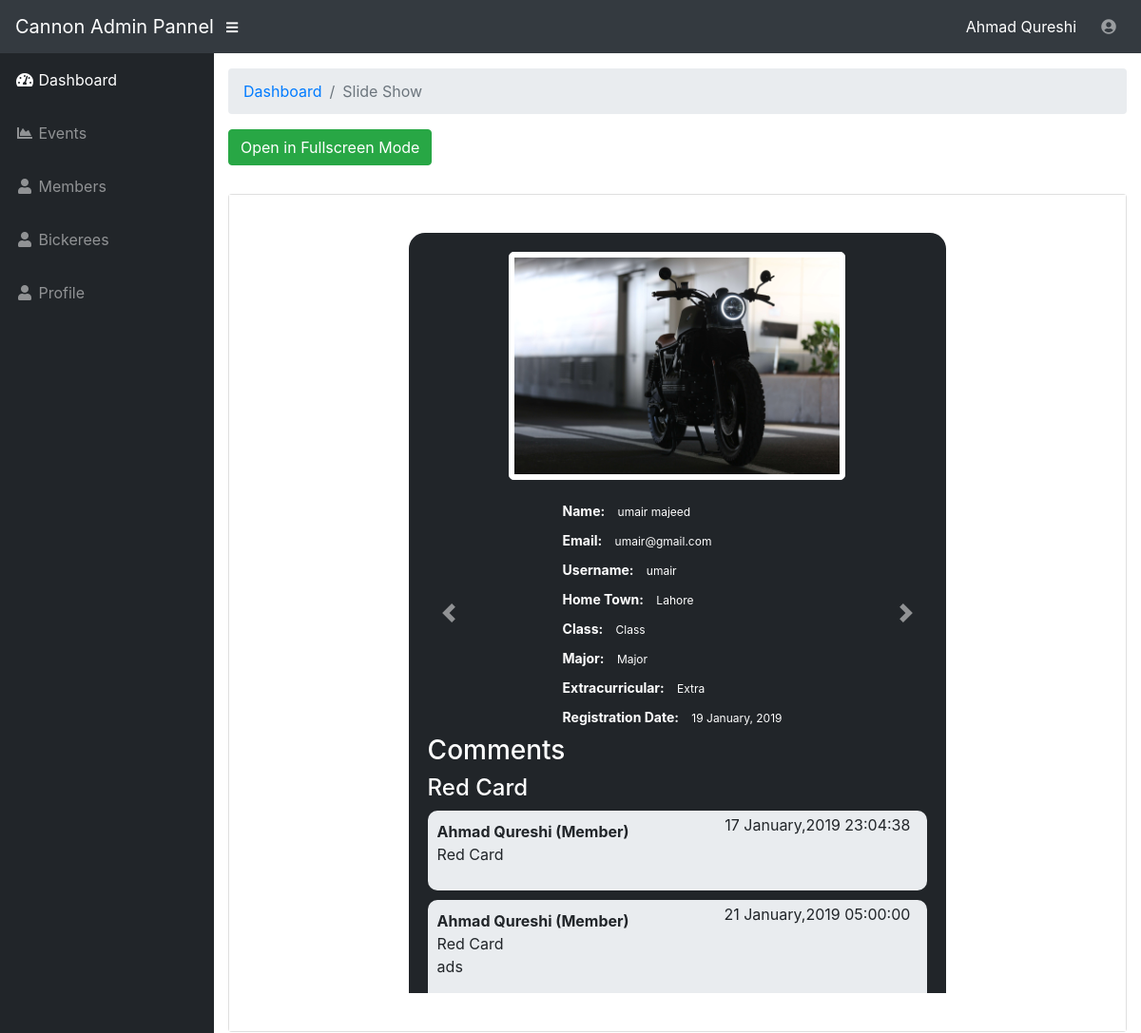
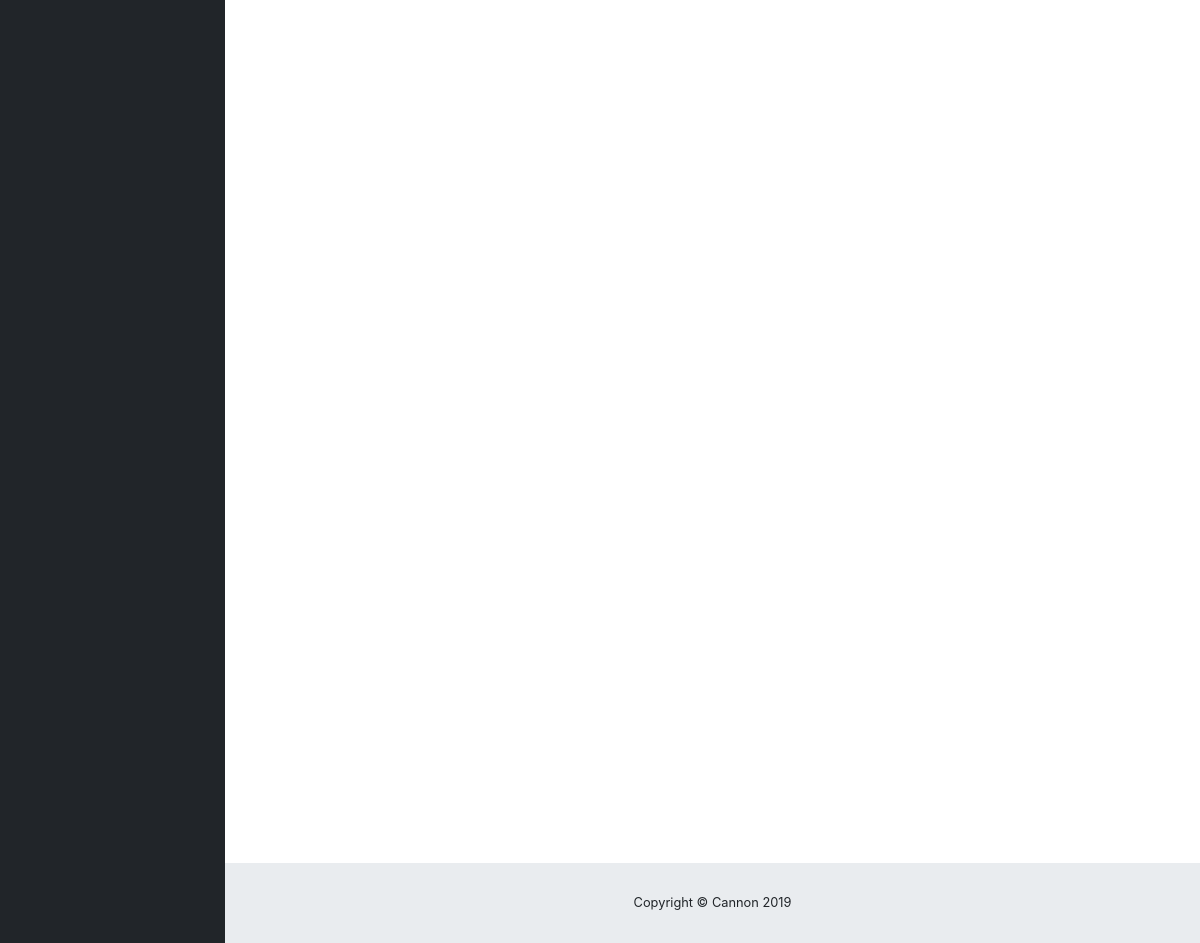
The page /slideshow.php (signed in) on the database its author committed (2 pictures, top to bottom).
### tables this page shows
CREATE TABLE `users` (
  `id` int(11) NOT NULL,
  `f_name` varchar(255) NOT NULL,
  `l_name` varchar(255) NOT NULL,
  `email` varchar(255) NOT NULL,
  `username` varchar(255) NOT NULL,
  `password` varchar(255) NOT NULL,
  `hometown` varchar(255) NOT NULL,
  `user_pic` varchar(255) NOT NULL,
  `bick_class` varchar(255) NOT NULL,
  `major` varchar(255) NOT NULL,
  `extracurricular` varchar(255) NOT NULL,
  `status` int(11) NOT NULL COMMENT '1=active, 0=not active',
  `account_type` int(11) NOT NULL COMMENT '1=admin, 2=member, 3=bikerrer',
  `entery_date` date NOT NULL
);

CREATE TABLE `comments` (
  `id` int(11) NOT NULL,
  `user_id` int(11) NOT NULL,
  `bickree_id` int(11) NOT NULL,
  `comment_type` int(11) NOT NULL COMMENT '1=red card, 2=green card ,3=crane card, 4=last word',
  `detail` varchar(255) NOT NULL,
  `entery_date` timestamp NOT NULL DEFAULT CURRENT_TIMESTAMP ON UPDATE CURRENT_TIMESTAMP
);

### slideshow.php (the view, shortened to what this page needs)
<?php include 'include/config.php';
if(isset($_SESSION['admin']) && $_SESSION['admin'] !='')
{
?>
<?php include 'include/header.php';?>
        <div class="container-fluid">
          <ol class="breadcrumb">
            <li class="breadcrumb-item">
              <a href="dashboard.php">Dashboard</a>
            </li>
            <li class="breadcrumb-item active">Slide Show</li>
          </ol>
          <button onclick="openFullscreen();" class="btn btn-success" style="margin-bottom: 30px;">Open in Fullscreen Mode</button>
          <div class="card mb-3">
            <div class="card-body" id="myvideo">
              <div id="carouselExampleControls" class="carousel slide" data-ride="carousel" data-interval="false">
                <div class="carousel-inner">
                  <?php
                  $counter = 0;
                  $get_image=$goodideas->query("SELECT CONCAT(f_name, ' ',  l_name) as complete_name,user_pic, email, username, hometown, bick_class, major, extracurricular, entery_date,id FROM users  where account_type=3");
                  if($get_image->num_rows > 0)
                  {
                    while($get_image_row = $get_image->fetch_array())
                    {
                      if($counter == 0)
                      {?>
                          <div class="carousel-item active">
                            <img class="d-block b_profile_image" src="uploads/<?php echo $get_image_row['user_pic'];?>" alt="First slide">
                            <div class="content_container">
                              <p class="container_each_paragraph">
                                <label class="container_each_span"><span>Name:</span> <?php echo $get_image_row['complete_name'];?></label>
                              </p>
                              <p class="container_each_paragraph">
                                <label class="container_each_span"><span>Email:</span> <?php echo $get_image_row['email'];?></label>
                              </p>
                              <p class="container_each_paragraph">
                                <label class="container_each_span"><span>Username:</span> <?php echo $get_image_row['username'];?></label>
                              </p>
                              <p class="container_each_paragraph">
                                <label class="container_each_span"><span>Home Town:</span> <?php echo $get_image_row['hometown'];?></label>
                              </p>
                              <p class="container_each_paragraph">
                                <label class="container_each_span"><span>Class:</span> <?php echo $get_image_row['bick_class'];?></label>
                              </p>
                              <p class="container_each_paragraph">
                                <label class="container_each_span"><span>Major:</span> <?php echo $get_image_row['major'];?></label>
                              </p>
                              <p class="container_each_paragraph">
                                <label class="container_each_span"><span>Extracurricular:</span> <?php echo $get_image_row['extracurricular'];?></label>
                              </p>
                              <p class="container_each_paragraph">
                                <label class="container_each_span"><span>Registration Date:</span> <?php echo date("d F, Y", strtotime($get_image_row['entery_date']));?></label>
                              </p>
                            </div>
                                <div class="event_comments2">
                                  <h3 style="color: white;">Comments</h3>
                                  <?php
                                  $red=0;
                                  $get_com=$goodideas->query("SELECT * FROM comments where bickree_id='".$get_image_row['id']."' ORDER by comment_type asc ");
                                  if($get_com->num_rows > 0)
                                  {
                                    while($get_com_row=$get_com->fetch_array())
                                    {
                                      if($get_com_row['comment_type']!=$red && $get_com_row['comment_type']==1)
                                      {
                                        echo "<h4 style='color: white;'>Red Card</h4>";
                                      }
                                      $red=$get_com_row['comment_type'];
                                    ?>
                                      <div class="col-sm-12 coment_box">
                                        <div class="coment_name">
                                          <span>
                                          <?php
                                          $get_name=$goodideas->query("SELECT * FROM users where id='".$get_com_row['user_id']."' ");
                                          if($get_name->num_rows > 0)
                                          {
                                            $get_name_row=$get_name->fetch_array();
                                            echo $get_name_row['f_name']." ".$get_name_row['l_name']." ";
                                            if($get_name_row['account_type']==2)
                                            {
                                              echo "(Member)";
                                            }
                                            else if($get_name_row['account_type']==3)
                                            {
                                              echo "(Bickree)";
                                            }
                                          }
                                          ?>
                                          </span>
                                        </div>
                                        <div class="coment_detail">
                                          <p style="margin-bottom: 0;">
                                            <?php
                                            if($get_com_row['comment_type'] ==1)
                                            {
                                              echo "Red Card";
                                            }
                                            ?>
                                          </p>
                                          <p><?php echo $get_com_row['detail'];?></p>
                                        </div>
                                        <div class="close_coment">
                                          <span style="float:left;padding-right: 10px;"><?php echo date("d F,Y" , strtotime($get_com_row['entery_date']))." ".date("H:i:s" , strtotime($get_com_row['entery_date']));?></span>
                                        </div>
                                      </div>
                                    <?php
                                    }
                                  }
                                  else
                                  {
                                    echo "No comments on this Bickree";
                                  }
                                  ?>
                                </div>
                          </div>
                      <?php
                      }
                      $counter++;
                    }
                  }
                  ?>
                </div>
                <a class="carousel-control-prev" href="#carouselExampleControls" role="button" data-slide="prev">
                  <span class="carousel-control-prev-icon" aria-hidden="true"></span>
                </a>
                <a class="carousel-control-next" href="#carouselExampleControls" role="button" data-slide="next">
                  <span class="carousel-control-next-icon" aria-hidden="true"></span>
                </a>
              </div>
            </div>
          </div>
        </div>
<?php include 'include/footer.php';?>
<?php
}
else
{
?>
<script>
  document.location='index.php';
</script>
<?php
}
?>

### include/header.php (shortened to what this page needs)
<!DOCTYPE html>
<html lang="en">
  <head>
    <link href="vendor/bootstrap/css/bootstrap.min.css" rel="stylesheet">
    <link href="vendor/fontawesome-free/css/all.min.css" rel="stylesheet" type="text/css">
    <link href="vendor/datatables/dataTables.bootstrap4.css" rel="stylesheet">
    <link href="css/sb-admin.css" rel="stylesheet">
  </head>
  <body id="page-top">
    <nav class="navbar navbar-expand navbar-dark bg-dark static-top">
      <a class="navbar-brand mr-1" href="dashboard.php">Cannon Admin Pannel</a>
      <button class="btn btn-link btn-sm text-white order-1 order-sm-0" id="sidebarToggle" href="#">
        <i class="fas fa-bars"></i>
      </button>
      <form class="d-none d-md-inline-block form-inline ml-auto mr-0 mr-md-3 my-2 my-md-0">
        <span style="color:white;">
          <?php
          $get_name=$goodideas->query("SELECT * FROM users where id='".$_SESSION['admin']."' ");
          if($get_name->num_rows > 0)
          {
            $get_name_row=$get_name->fetch_array();
            echo $get_name_row['f_name']." ".$get_name_row['l_name'];
          }
          ?>
        </span>
      </form>
      <ul class="navbar-nav ml-auto ml-md-0">
        <li class="nav-item dropdown no-arrow">
          <a class="nav-link dropdown-toggle" href="#" id="userDropdown" role="button" data-toggle="dropdown" aria-haspopup="true" aria-expanded="false">
            <?php
            if($get_name_row['user_pic'] != '')
            {
            ?>
              <img src="uploads/<?php echo $get_name_row['user_pic'];?>" width="40" height="40" style="border-radius: 50px;">
            <?php
            }
            else
            {
            ?>
               <i class="fas fa-user-circle fa-fw"></i>
            <?php
            }
            ?>
          </a>
        </li>
      </ul>
    </nav>
    <div id="wrapper">
      <ul class="sidebar navbar-nav">
        <li class="nav-item active">
          <a class="nav-link" href="dashboard.php">
            <i class="fas fa-fw fa-tachometer-alt"></i>
            <span>Dashboard</span>
          </a>
        </li>
        <li class="nav-item">
          <a class="nav-link" href="events.php">
            <i class="fas fa-fw fa-chart-area"></i>
            <span>Events</span></a>
        </li>
        <li class="nav-item">
          <a class="nav-link" href="users.php">
            <i class="fas fa-fw fa-user"></i>
            <span>Members</span></a>
        </li>
        <li class="nav-item">
          <a class="nav-link" href="Bickeree.php">
            <i class="fas fa-fw fa-user"></i>
            <span>Bickerees</span></a>
        </li>
        <li class="nav-item">
          <a class="nav-link" href="profile.php">
            <i class="fas fa-fw fa-user"></i>
            <span>Profile</span></a>
        </li>
      </ul>
      <div id="content-wrapper">

### include/footer.php (shortened to what this page needs)
        <footer class="sticky-footer">
          <div class="container my-auto">
            <div class="copyright text-center my-auto">
              <span>Copyright © Cannon 2019</span>
            </div>
          </div>
        </footer>
      </div>
 </div>
  </body>
</html>

### css/sb-admin.css (style rules this page uses)
html { position: relative; min-height: 100%; }
body { height: 100%; }
#wrapper { display: -webkit-box; display: -ms-flexbox; display: flex; }
#wrapper #content-wrapper { overflow-x: hidden; width: 100%; padding-top: 1rem; padding-bottom: 80px; }
.navbar-nav .nav-item.active .nav-link { color: #fff; }
.navbar-nav .nav-item.dropdown .dropdown-toggle::after { width: 1rem; text-align: center; float: right; vertical-align: 0; border: 0; font-weight: 900; content: '\f105'; font-family: 'Font Awesome 5 Free'; }
.navbar-nav .nav-item.dropdown.no-arrow .dropdown-toggle::after { display: none; }
.sidebar { width: 90px !important; background-color: #212529; min-height: calc(100vh - 56px); }
.sidebar .nav-item:last-child { margin-bottom: 1rem; }
.sidebar .nav-item .nav-link { text-align: center; padding: 0.75rem 1rem; width: 90px; }
.sidebar .nav-item .nav-link span { font-size: 0.65rem; display: block; }
.sidebar .nav-item .nav-link { color: rgba(255, 255, 255, 0.5); }
@media (min-width: 768px) { .sidebar { width: 225px !important; } }
@media (min-width: 768px) { .sidebar .nav-item .nav-link { display: block; width: 100%; text-align: left; padding: 1rem; width: 225px; } }
@media (min-width: 768px) { .sidebar .nav-item .nav-link span { font-size: 1rem; display: inline; } }
:root { --input-padding-x: 0.75rem; --input-padding-y: 0.75rem; }
footer.sticky-footer { display: -webkit-box; display: -ms-flexbox; display: flex; position: absolute; right: 0; bottom: 0; width: calc(100% - 90px); height: 80px; background-color: #e9ecef; }
footer.sticky-footer .copyright { line-height: 1; font-size: 0.8rem; }
@media (min-width: 768px) { footer.sticky-footer { width: calc(100% - 225px); } }
.coment_box { background: #e9ecef; padding: 10px; border-radius: 10px; position: relative; margin: 10px 0px; }
.coment_name span { font-weight: bold; }
.close_coment { position: absolute; top: 3px; right: 8px; }
div#myvideo { background: white; padding: 20px 0px; }

### slideshow.php (style rules this page uses)
.b_profile_image { height: 240px !important; border: 1px solid #FFF; padding: 5px; border-radius: 5px; background: #FFF; margin: auto; }
.carousel-inner { border-radius: 17px; background: #212529; padding: 20px; }
.content_container { color: #FFF; margin: auto; width: 46%; text-align: left; margin-top: 20px; }
.container_each_paragraph { color: #FFF; margin:0; }
.container_each_span { color: #FFF; font-size: 12px; }
.container_each_paragraph .container_each_span span { font-weight: bold; padding-right: 10px; font-size: 14px; }
.carousel { height: 800px; overflow-y: scroll; }
.carousel { position: relative; width: 60%; margin: 20px auto; }

### rows shown on the page
users: f_name "Ahmad", l_name "Qureshi"
users: user_pic (picture), complete_name "umair majeed", email "umair@gmail.com", username "umair", hometown "Lahore", bick_class "Class", major "Major", extracurricular "Extra", entery_date "19 January, 2019"
comments: comment_type "Red Card", user.f_name "Ahmad", user.l_name "Qureshi", entery_date "17 January,2019", entery_date "23:04:38"
comments: user.f_name "Ahmad", user.l_name "Qureshi", comment_type "Red Card", detail "ads", entery_date "21 January,2019", entery_date "05:00:00"
